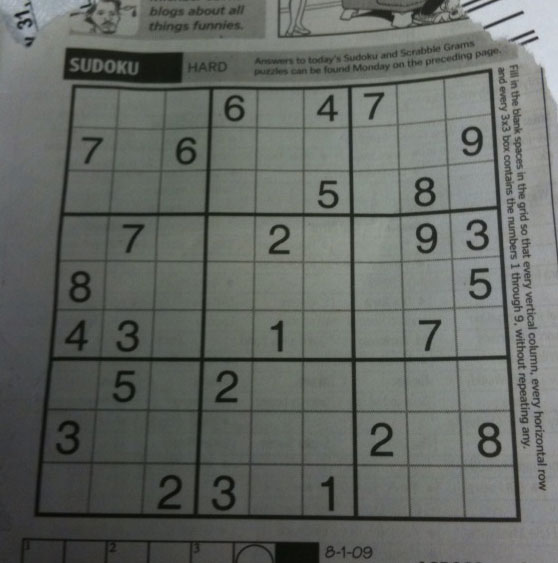
#> input picture 14_hough_linhas/sudoku.png, 558 x 563 px
$ jupyter execute 'Transformada de Hough (Detecção de Linhas).ipynb'   (shell and % lines are left out)
#> lines starting #> are read from the running program, lines starting #| are printed output that depends on the picture
## Aula 14 - Transformada de Hough - Detecção de Linhas

Vamos aplicar a Transformada de Hough usando o OpenCV para **detecção de linhas**.

Vamos importar as bibliotecas necessárias:

[cell 1]
import cv2 # OpenCV
import matplotlib.pyplot as plt # Matplotlib
import numpy as np # Numpy

Agora, carregaremos a imagem de testes. Que tal usar uma imagem de exemplo do slide?

[cell 2]
img = cv2.imread('sudoku.png', 0)
#> img: shape (563, 558); min 7, max 218, mean 101.8
plt.imshow(img, cmap="gray")

O primeiro passo é detectar as bordas da imagem. Usaremos o [Canny Edge](https://docs.opencv.org/3.4/dd/d1a/group__imgproc__feature.html#ga2a671611e104c093843d7b7fc46d24af) para isso.

[cell 3]
bordas = cv2.Canny(img, 50, 200)
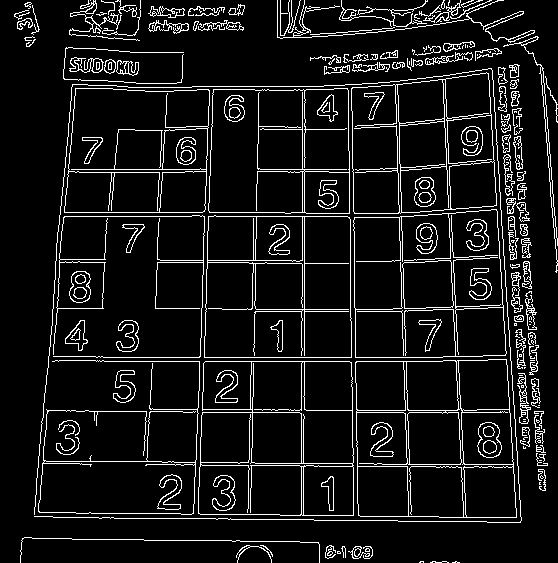
#> bordas: shape (563, 558); 8.7% white in thin lines or dots
plt.imshow(bordas, cmap="gray")

A transformada nos dará uma lista de linhas que iremos manipular para desenhar as linhas detectadas na imagem. Usaremos a função [cv2.HoughLines()](https://docs.opencv.org/3.4/dd/d1a/group__imgproc__feature.html#ga46b4e588934f6c8dfd509cc6e0e4545a) para aplicar a Transformada de Hough.

[cell 4]
linhas = cv2.HoughLines(bordas, 1, np.pi / 180, 150, None, 0, 0)
#> linhas = 62 rows, first 8: [361, 1.57], [357, 1.57], [304, 0], [212, 0.0349], [216, 0.0349], [216, 1.57], [-349, 3.12], [169, 1.57]

[cell 5]
print(linhas)
#| [[[ 3.6100000e+02  1.5707964e+00]]
#|  [[ 3.5700000e+02  1.5707964e+00]]
#|  [[ 3.0400000e+02  0.0000000e+00]]
#|  [[ 2.1200000e+02  3.4906585e-02]]
#|  [[ 2.1600000e+02  3.4906585e-02]]
#|  [[ 2.1600000e+02  1.5707964e+00]]
#|  [[-3.4900000e+02  3.1241393e+00]]
#|  [[ 1.6900000e+02  1.5707964e+00]]
#|  [[ 2.1200000e+02  1.5707964e+00]]
#|  [[-3.9300000e+02  3.1066861e+00]]
#|  [[ 4.1200000e+02  1.5707964e+00]]
#|  [[-4.3600000e+02  3.0892327e+00]]
#> (further printed lines are left out)

[cell 6]
import math
bordas_copia = cv2.cvtColor(bordas, cv2.COLOR_GRAY2BGR)
#> bordas_copia: shape (563, 558, 3); 8.7% white in thin lines or dots

for i in range(0, len(linhas)):
    rho = linhas[i][0][0]
    theta = linhas[i][0][1]
    a = math.cos(theta)
    b = math.sin(theta)
    x0 = a * rho
    y0 = b * rho
    pt1 = (int(x0 + 1000*(-b)), int(y0 + 1000*(a)))
    pt2 = (int(x0 - 1000*(-b)), int(y0 - 1000*(a)))
    cv2.line(bordas_copia, pt1, pt2, (0,0,255), 3, cv2.LINE_AA)
#> this loop made 62 passes
#> (rho, theta, a, b, x0, y0, pt1, pt2) on passes 1 to 10: (361, 1.57, -4.37e-08, 1, -1.58e-05, 361, (-1000, 360), (999, 361)), (357, 1.57, -4.37e-08, 1, -1.56e-05, 357, (-1000, 356), (999, 357)), (304, 0, 1, 0, 304, 0, (304, 1000), (304, -1000)), (212, 0.0349, 0.999, 0.0349, 211.9, 7.4, (176, 1006), (246, -991)), (216, 0.0349, 0.999, 0.0349, 215.9, 7.54, (180, 1006), (250, -991)), (216, 1.57, -4.37e-08, 1, -9.44e-06, 216, (-1000, 215), (999, 216)), (-349, 3.12, -1, 0.0175, 348.9, -6.09, (331, -1005), (366, 993)), (169, 1.57, -4.37e-08, 1, -7.39e-06, 169, (-1000, 168), (999, 169)), (212, 1.57, -4.37e-08, 1, -9.27e-06, 212, (-1000, 211), (999, 212)), (-393, 3.11, -0.999, 0.0349, 392.8, -13.72, (357, -1013), (427, 985))
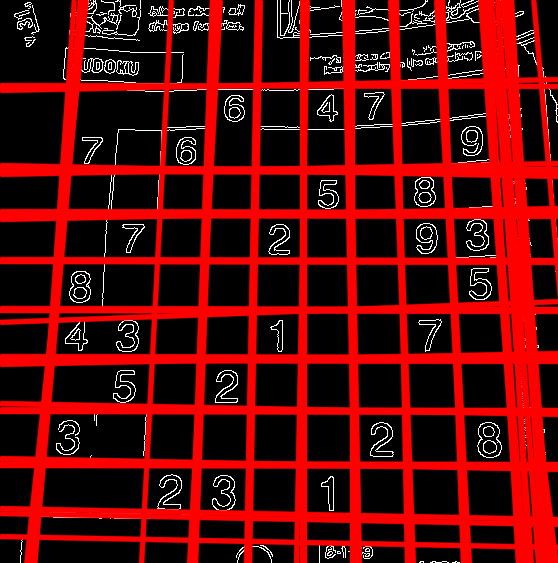
#> bordas_copia: shape (563, 558, 3); mean B, G, R 7.5, 7.5, 92.5
#> the sliders are set to l = 110

[cell 7]
plt.imshow(bordas_copia)

O limiar é um parâmetro que pode ser tunado pra mudar o resultado dado pelo processo. Vamos experimentar mudar esse parâmetro e ver a mudança do resultado:

*Obs*: como isso é bastante custoso, cuidado com o slider!

[cell 8]
from __future__ import print_function
from ipywidgets import interact, interactive, fixed, interact_manual
import ipywidgets as widgets
from IPython.display import display

def limiar(l=100):

#> called with l = 110
    linhas = cv2.HoughLines(bordas, 1, np.pi / 180, l, None, 0, 0)
#> linhas = 187 rows, first 8: [361, 1.57], [357, 1.57], [304, 0], [212, 0.0349], [216, 0.0349], [216, 1.57], [-349, 3.12], [169, 1.57]
    bordas_copia = cv2.cvtColor(bordas, cv2.COLOR_GRAY2BGR)

    for i in range(0, len(linhas)):
        rho = linhas[i][0][0]
        theta = linhas[i][0][1]
        a = math.cos(theta)
        b = math.sin(theta)
        x0 = a * rho
        y0 = b * rho
        pt1 = (int(x0 + 1000*(-b)), int(y0 + 1000*(a)))
        pt2 = (int(x0 - 1000*(-b)), int(y0 - 1000*(a)))
        cv2.line(bordas_copia, pt1, pt2, (0,0,255), 3, cv2.LINE_AA)
#> this loop made 187 passes
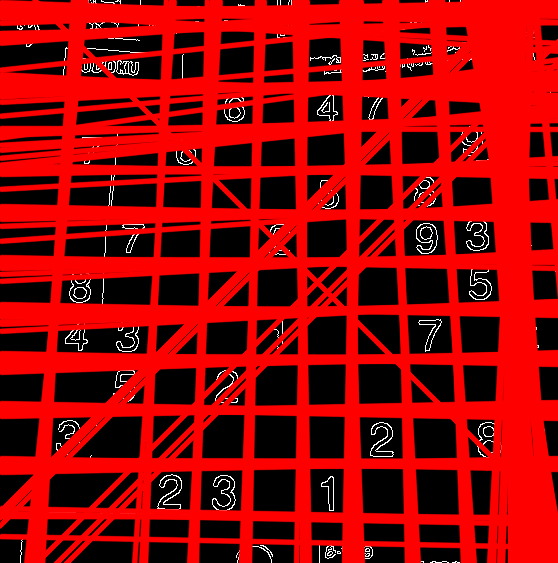
#> bordas_copia: shape (563, 558, 3); mean B, G, R 3.3, 3.3, 153.6

    fig, ax = plt.subplots(1, 1, figsize=(32, 32))
    fig.subplots_adjust(hspace=0, wspace=0)

    ax.set_title("Limiar: %d" % (l), fontsize=48)
    ax.imshow(bordas_copia)

[cell 9]
c = interactive(limiar, l=(20,200))
display(c)

Uma outra opção é usar a Transformada de Hough probabilística. O processo é o mesmo, mas o método agora é o [cv2.HoughLinesP](https://docs.opencv.org/3.4/dd/d1a/group__imgproc__feature.html#ga8618180a5948286384e3b7ca02f6feeb):

[cell 10]
linhas_P = cv2.HoughLinesP(bordas, 1, np.pi / 180, 50, None, 50, 10)

[cell 11]
bordas_copia = cv2.cvtColor(bordas, cv2.COLOR_GRAY2BGR)
for linha in linhas_P:
    x1, y1, x2, y2 = linha[0]
    cv2.line(bordas_copia, (x1, y1), (x2, y2), (0, 0, 255), 3)
#> this loop made 167 passes
#> linha on passes 1 to 3: [[96, 361, 442, 361]], [[59, 216, 347, 216]], [[304, 418, 304, 86]]
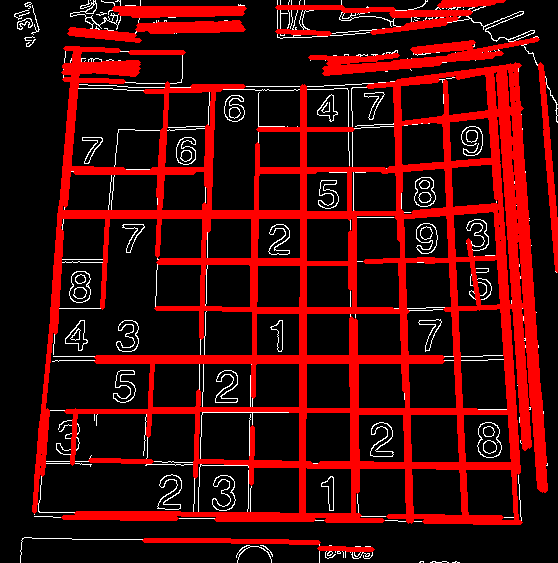
#> bordas_copia: shape (563, 558, 3); mean B, G, R 7.5, 7.5, 64.5
#> the sliders are set to limiar = 110, menorTamanhoLinha = 200, maiorSeparacaoLinha = 205

[cell 12]
plt.imshow(bordas_copia)

Usando a transformada probabilística, temos mais liberdade para tunar parâmetros. Vamos mudar os parâmetros do limiar, o número mínimo de pontos para formar uma linha e a separação máxima dos pontos para serem considerados a mesma linha:

[cell 13]
from __future__ import print_function
from ipywidgets import interact, interactive, fixed, interact_manual
import ipywidgets as widgets
from IPython.display import display

def limiar(limiar=50, menorTamanhoLinha=50, maiorSeparacaoLinha=10):

#> called with limiar = 110, menorTamanhoLinha = 200, maiorSeparacaoLinha = 205
    linhas_P = cv2.HoughLinesP(bordas, 1, np.pi / 180, limiar, minLineLength=menorTamanhoLinha, maxLineGap=maiorSeparacaoLinha)
    bordas_copia = cv2.cvtColor(bordas, cv2.COLOR_GRAY2BGR)

    for linha in linhas_P:
        x1, y1, x2, y2 = linha[0]
        cv2.line(bordas_copia, (x1, y1), (x2, y2), (0, 0, 255), 3)
#> this loop made 64 passes
#> linha on passes 1 to 12: [[48, 361, 537, 361]], [[304, 542, 304, 0]], [[48, 357, 536, 357]], [[59, 216, 555, 216]], [[197, 540, 216, 11]], [[349, 9, 359, 557]], [[193, 540, 212, 9]], [[437, 8, 463, 521]], [[393, 9, 411, 521]], [[60, 212, 554, 212]], [[486, 2, 520, 501]], [[250, 546, 258, 86]]
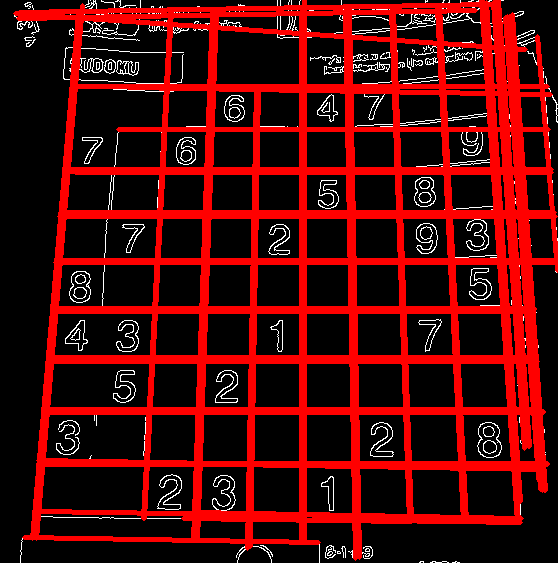
#> bordas_copia: shape (563, 558, 3); mean B, G, R 6.8, 6.8, 78.1

    fig, ax = plt.subplots(1, 1, figsize=(32, 32))
    fig.subplots_adjust(hspace=0, wspace=0)

    ax.set_title("Limiar: %d - Menor tamanho: %d - Maior Separação: %d" % (limiar, menorTamanhoLinha, maiorSeparacaoLinha), fontsize=36)
    ax.imshow(bordas_copia)
